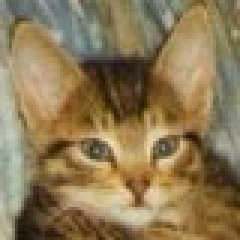
#> input picture img/cat.jpg, 80 x 80 px (shown 3 times larger)
$ jupyter execute '3-make pipeline.ipynb'   (shell and % lines are left out)
#> lines starting #> are read from the running program, lines starting #| are printed output that depends on the picture
[cell 1]
import numpy as np
import pandas as pd
import scipy
import sklearn
from sklearn.pipeline import make_pipeline
import os

# skimage
import skimage
import skimage.color
import skimage.transform
import skimage.feature
import skimage.io

[cell 2]
from sklearn.base import BaseEstimator, TransformerMixin

class rgb2gray_transform(BaseEstimator,TransformerMixin):
    import skimage.color
    def __init__(self):
        pass

    def fit(self,X,y=None):
        return self

    def transform(self,X,y=None):
        return np.array([skimage.color.rgb2gray(x) for x in X])


class hogtransformer(BaseEstimator,TransformerMixin):
    import skimage.feature
    def __init__(self,orientations=9,pixels_per_cell=(8, 8),cells_per_block=(3, 3),):
        self.orientations = orientations
        self.pixels_per_cell = pixels_per_cell
        self.cells_per_block = cells_per_block


    def fit(self,X,y=None):
        return self

    def transform(self,X,y=None):
        def local_hog(img):
            hog_features= skimage.feature.hog(img,orientations=self.orientations,
                                pixels_per_cell=self.pixels_per_cell,
                                cells_per_block=self.cells_per_block)

            return hog_features

        hfeatures = np.array([local_hog(x) for x in X])
        return hfeatures

[cell 3]
import matplotlib.pyplot as plt

[cell 4]
# pipeline model
image = skimage.io.imread('cat.jpg')
#> image is the input picture: shape (80, 80, 3); mean R, G, B 140.9, 121.1, 84.6
# transform image into 80 x 80
image_resize = skimage.transform.resize(image,(80,80))
image_scale = 255*image_resize
image_transform = image_scale.astype(np.uint8)
# rgb to gray
gray = skimage.color.rgb2gray(image_transform)
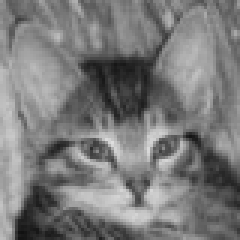
#> gray: shape (80, 80) float64 (shown 3 times larger); min 0.0677, max 0.873, mean 0.481
# hog feature
feature_vector = skimage.feature.hog(gray,
                              orientations=10,
                              pixels_per_cell=(8,8),cells_per_block=(2,2))
#> feature_vector = 3240 values, max 0.306 at index 1966, min 0 at index 193, mean 0.133

[cell 5]
feature_vector
#> Out has the same summary as feature_vector

[cell 6]
import pickle
# load the model
model = pickle.load(open('dsa_image_classification_sgd.pickle','rb'))
#> (reads img/dsa_image_classification_sgd.pickle from the repository)
scaler = pickle.load(open('dsa_scaler.pickle','rb'))
#> (reads img/dsa_scaler.pickle from the repository)

[cell 7]
feature_vector.shape
#> Out = (3240,)

[cell 8]
scalex = scaler.transform(feature_vector.reshape(1,-1))
result = model.predict(scalex)

[cell 9]
result

[cell 10]
# cal the probabilty
decision_value = model.decision_function(scalex)

[cell 11]
decision_value

[cell 12]
model.classes_

[cell 13]
labels = model.classes_

[cell 14]
decision_value = decision_value.flatten()
#> decision_value = 20 values, max 29.1 at index 1, min -205.7 at index 11, mean -125.7

[cell 15]
plt.barh(labels,decision_value)
plt.grid()
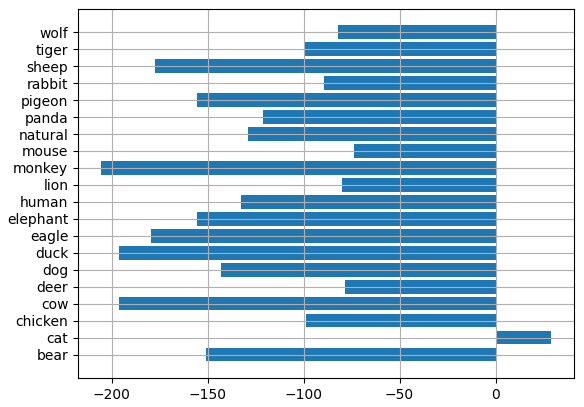
#> figure drawn by matplotlib, 1 panel

[cell 16]
# cal. z score
z = scipy.stats.zscore(decision_value)
#> z = 20 values, max 2.82 at index 1, min -1.46 at index 11, mean -3.83e-16
prob_value = scipy.special.softmax(z)
#> prob_value = 20 values, max 0.436 at index 1, min 0.00607 at index 11, mean 0.05
prob_value
#> Out has the same summary as prob_value

[cell 17]
plt.barh(labels,prob_value)
plt.grid()
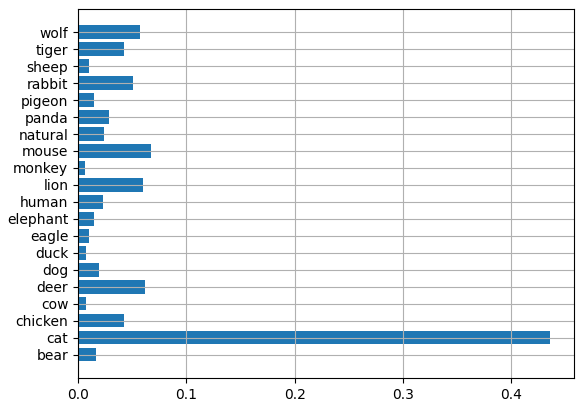
#> figure drawn by matplotlib, 1 panel

[cell 18]
# top five probabilty values
top_5_prob_ind = prob_value.argsort()[::-1][:5]
#> top_5_prob_ind = [1, 12, 4, 10, 19]

[cell 19]
top_5_prob_ind
#> Out = [1, 12, 4, 10, 19]

[cell 20]
top_labels = labels[top_5_prob_ind]
top_prob = prob_value[top_5_prob_ind]
#> top_prob = [0.436, 0.067, 0.0616, 0.0601, 0.0576]

[cell 21]
top_prob,top_labels

[cell 22]
top_dict = dict()
for key,val in zip(top_labels,top_prob):
    top_dict.update({key:np.round(val,3)})
#> this loop made 5 passes
#> (key, val) on passes 1 to 5: ('cat', 0.436), ('mouse', 0.067), ('deer', 0.0616), ('lion', 0.0601), ('wolf', 0.0576)
#> after the loop, top_dict = {'cat': 0.436, 'mouse': 0.067, 'deer': 0.062, 'lion': 0.06, 'wolf': 0.058}

[cell 23]
top_dict
#> Out has the same summary as top_dict

[cell 24]
def pipeline_model(path,scaler_transform,model_sgd):
    # pipeline model
#> called with path = 'eagle.jpg'
    image = skimage.io.imread(path)
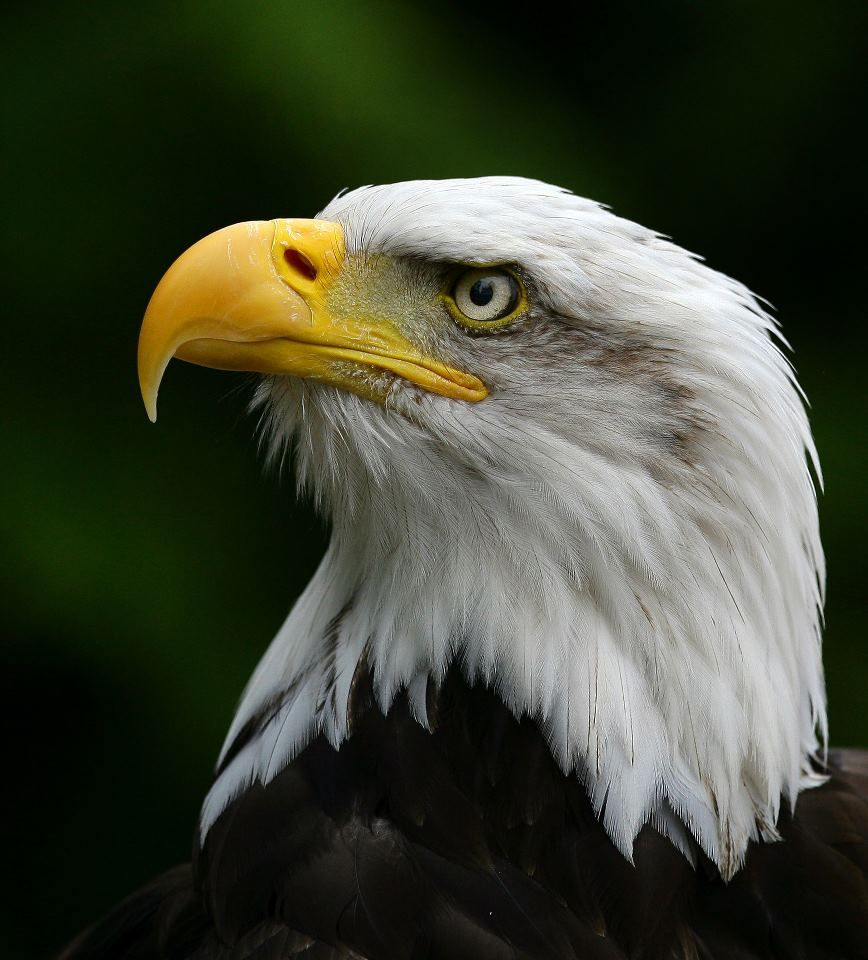
#> input picture img/eagle.jpg, 868 x 960 px
#> image is the input picture: shape (960, 868, 3); mean R, G, B 64, 68.6, 52.3
    # transform image into 80 x 80
    image_resize = skimage.transform.resize(image,(80,80))
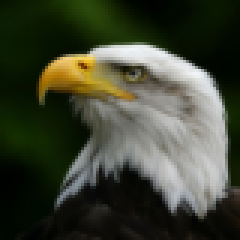
#> image_resize: shape (80, 80, 3) float64 (shown 3 times larger); mean R, G, B 0.251, 0.269, 0.205
    image_scale = 255*image_resize
    image_transform = image_scale.astype(np.uint8)
    # rgb to gray
    gray = skimage.color.rgb2gray(image_transform)
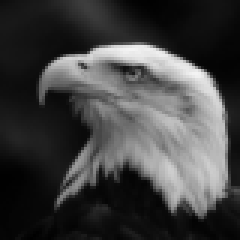
#> gray: shape (80, 80) float64 (shown 3 times larger); min 0.00281, max 0.957, mean 0.259
    # hog feature
    feature_vector = skimage.feature.hog(gray,
                                  orientations=10,
                                  pixels_per_cell=(8,8),cells_per_block=(2,2))
#> feature_vector = 3240 values, max 0.637 at index 265, min 0 at index 6, mean 0.106
    # scaling

    scalex = scaler_transform.transform(feature_vector.reshape(1,-1))
    result = model_sgd.predict(scalex)
    # decision function # confidence
    decision_value = model_sgd.decision_function(scalex).flatten()
#> decision_value = 20 values, max 21.94 at index 7, min -315.2 at index 19, mean -167
    labels = model_sgd.classes_
    # probability
    z = scipy.stats.zscore(decision_value)
#> z = 20 values, max 2.3 at index 7, min -1.81 at index 19, mean -1.67e-16
    prob_value = scipy.special.softmax(z)
#> prob_value = 20 values, max 0.296 at index 7, min 0.00486 at index 19, mean 0.05

    # top 5
    top_5_prob_ind = prob_value.argsort()[::-1][:5]
#> top_5_prob_ind = [7, 15, 6, 11, 14]
    top_labels = labels[top_5_prob_ind]
    top_prob = prob_value[top_5_prob_ind]
#> top_prob = [0.296, 0.11, 0.0952, 0.0839, 0.0732]
    # put in dictornary
    top_dict = dict()
    for key,val in zip(top_labels,top_prob):
        top_dict.update({key:np.round(val,3)})
#> this loop made 5 passes
#> (key, val) on passes 1 to 5: ('eagle', 0.296), ('pigeon', 0.11), ('duck', 0.0952), ('monkey', 0.0839), ('panda', 0.0732)
#> after the loop, top_dict = {'eagle': 0.296, 'pigeon': 0.11, 'duck': 0.095, 'monkey': 0.084, 'panda': 0.073}

    return top_dict

[cell 25]
res = pipeline_model('eagle.jpg',scaler,model)
#> res has the same summary as top_dict in pipeline_model
res
#> Out has the same summary as top_dict in pipeline_model
